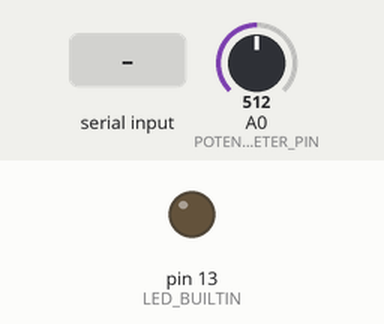
Simulated run of this sketch. Board: Arduino Uno, built with avr-gcc and run on an emulated ATmega328P. On the bench: output pins drawn as LEDs (lit = HIGH). The test bench sets the inputs (shaded band); at power-on: A0 (POTENTIOMETER_PIN) = 512. What the sketch prints to the serial monitor is not drawn.

Above: at 1.2 s.
1.3 s: "A" received over Serial
At 2.1 s:
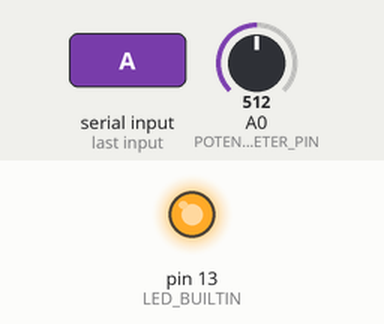
2.8 s: "B" received over Serial
At 3.4 s:
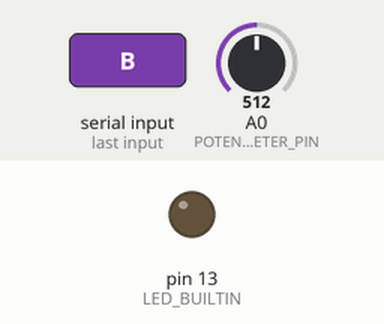
4.3 s: "Q" received over Serial
Timing chart, 0 to 7.3 s (numbered marks = the images above; inputs shaded):
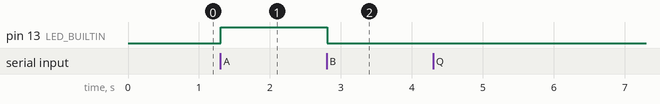

The sketch:

blue-circle.ino
```cpp
#define POTENTIOMETER_PIN A0

//LED_BUILTIN is pin 13
void setup() {
// put your setup code here, to run once:
    pinMode(LED_BUILTIN,OUTPUT);
    Serial.begin(9600);
}

void loop() {
// put your main code here, to run repeatedly:
    while(Serial.available()){
        char data = Serial.read();
        switch(data){
            case 'A':
                digitalWrite(LED_BUILTIN, HIGH);
                Serial.print("Case A!!!");
                //do this when A is sent from the USB-host/computer
            break;
            case 'B':
            digitalWrite(LED_BUILTIN, LOW);
                //do this when B is sent from the USB-host/computer
            break;
            case 'Q':
                //Send the current value on analogPin 0 to the USB-host/computer
                Serial.write(map(analogRead(POTENTIOMETER_PIN),0,681,0,100));

            break;
        }
    }
    Serial.print(map(analogRead(POTENTIOMETER_PIN),0,681,0,100));
    delay(100);
}
```

Measured:
- after the input at 1.3 s, pin 13 (LED_BUILTIN): LOW → HIGH at once
- after the input at 2.8 s, pin 13 (LED_BUILTIN): HIGH → LOW at once
- after the input at 4.3 s, every drawn part: stays the same
